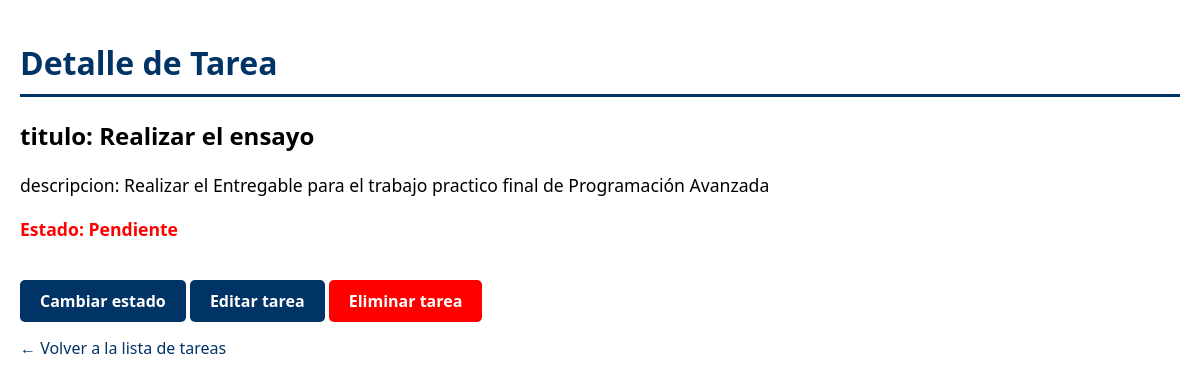
/tareas/4/, run on the app's committed database.
### tareas/models.py (models this page shows, shortened)
class Tarea(models.Model):
    titulo = models.CharField(max_length=255)
    descripcion = models.TextField(blank=True, null=True)
    completada = models.BooleanField(default=False)
    fecha_creacion = models.DateTimeField(auto_now_add=True)

### tareas/views.py (the view)
# urls.py: path('tareas/<int:tarea_id>/', views.detalle_tarea, name='detalle_tarea'),
def detalle_tarea(request, tarea_id):
    tarea = get_object_or_404(Tarea, pk=tarea_id)
    return render(request, 'tareas/detalle_tarea.html', {'tarea': tarea})

### tareas/templates/tareas/detalle_tarea.html (shortened to what this page needs)
<!DOCTYPE html>
<html lang="es">
<head>
</head>
<body>
    <h1>Detalle de Tarea</h1>
    <h2>titulo: {{ tarea.titulo }}</h1>
    <p>descripcion: {{ tarea.descripcion }}</p>
    <p class="estado {% if tarea.completada %}completada{% else %}pendiente{% endif %}">
        Estado: {% if tarea.completada %}Completada{% else %}Pendiente{% endif %}
    </p>
    <a href="{% url 'cambiar_estado_tarea' tarea.id %}" class="button">Cambiar estado</a>
<a href="{% url 'editar_tarea' tarea.id %}" style="color: #ffffff; font-weight: bold;" class="button">Editar tarea</a>
    <a href="{% url 'eliminar_tarea' tarea.id %}"
    onclick="return confirm('¿Estás seguro de que quieres eliminar esta tarea?');"
    style="color: rgb(255, 255, 255); font-weight: bold;" class="button2">
    Eliminar tarea
    </a>
    <br />
    <a href="{% url 'listar_tareas' %}" class="back-link">← Volver a la lista de tareas</a>
</body>
</html>

### tareas/templates/tareas/detalle_tarea.html (style rules this page uses)
body { background-color: #ffffff; color: #000000; font-family: 'Segoe UI', Tahoma, Geneva, Verdana, sans-serif; margin: 0; padding: 20px; }
h1 { color: #003366; border-bottom: 3px solid #003366; padding-bottom: 10px; }
p { font-size: 1.1em; line-height: 1.5; }
.estado { font-weight: bold; color: #000000; margin-top: 10px; }
.pendiente { color: red; }
a.button2 { display: inline-block; margin-top: 20px; padding: 10px 20px; background-color: #ff0000; color: white; text-decoration: none; border-radius: 5px; font-weight: bold; transition: background-color 0.3s ease; }
a.button { display: inline-block; margin-top: 20px; padding: 10px 20px; background-color: #003366; color: white; text-decoration: none; border-radius: 5px; font-weight: bold; transition: background-color 0.3s ease; }
a.back-link { display: inline-block; margin-top: 15px; color: #003366; text-decoration: none; }

### data on the page
Tarea: titulo "Realizar el ensayo", descripcion "Realizar el Entregable para el trabajo practico final de Programación Avanzada"
